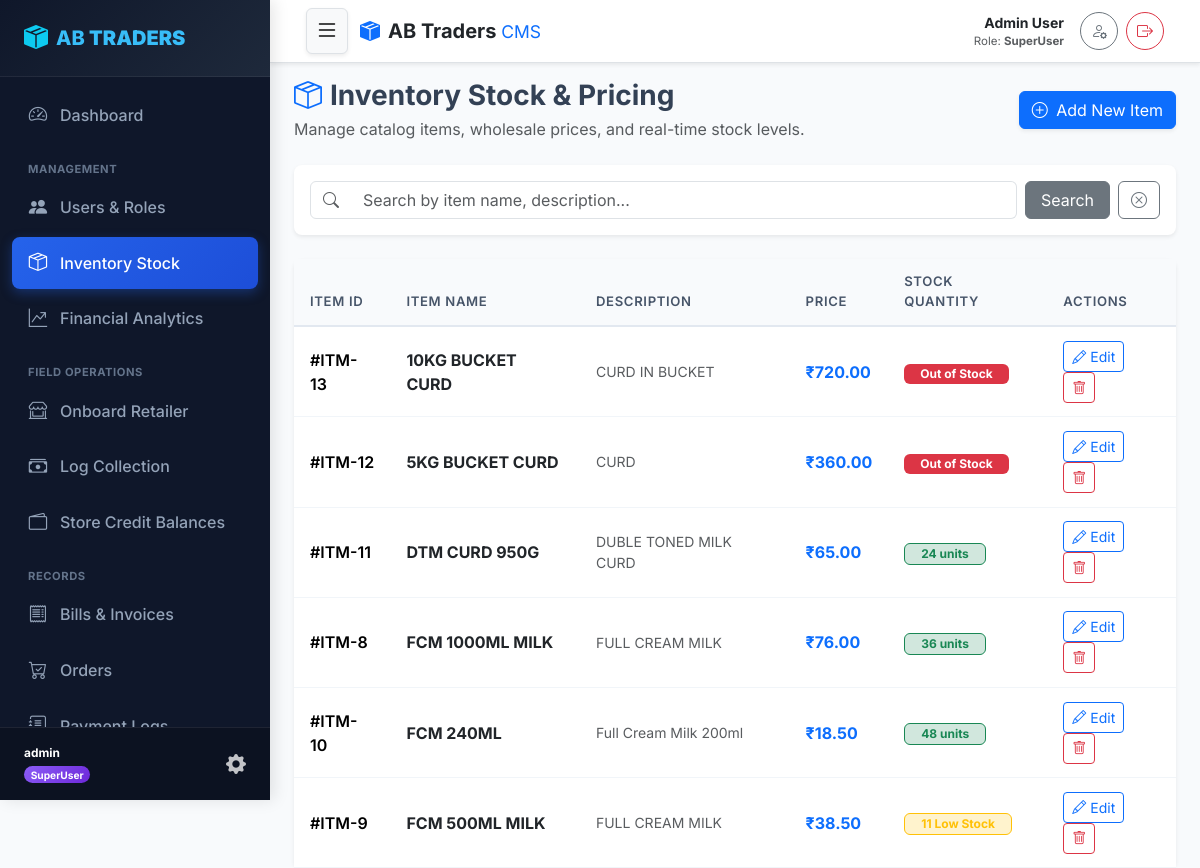
/inventory/ (signed in), run on the app's committed database.
### core/models.py (models this page shows, shortened)
class User(AbstractUser):
    class Role(models.TextChoices):
        SUPERUSER = 'SUPERUSER', 'SuperUser'
        OWNER = 'OWNER', 'Owner'
        STAFF = 'STAFF', 'Staff'
        RETAILER = 'RETAILER', 'Retailer'
    role = models.CharField(max_length=20, choices=Role.choices, default=Role.RETAILER)
    phone_number = models.CharField(max_length=15, unique=True, blank=True, null=True)
    is_locked = models.BooleanField(default=False, help_text="Locked users cannot log in.")
    def is_superuser_role(self):
        return self.role == self.Role.SUPERUSER or self.is_superuser
    @property
    def display_name(self):
        full_name = self.get_full_name().strip()
        return full_name if full_name else self.username

class Item(models.Model):
    name = models.CharField(max_length=100)
    description = models.TextField(blank=True, null=True)
    price = models.DecimalField(max_digits=10, decimal_places=2)
    stock_quantity = models.IntegerField(default=0)
    created_at = models.DateTimeField(auto_now_add=True)
    updated_at = models.DateTimeField(auto_now=True)

### core/views.py (the view)
# urls.py: path('inventory/', views.inventory_list_view, name='inventory_list'),
@role_required(['SUPERUSER', 'OWNER', 'STAFF', 'RETAILER'])
def inventory_list_view(request):
    query = request.GET.get('q', '')
    items = Item.objects.all().order_by('name')
    if query:
        items = items.filter(Q(name__icontains=query) | Q(description__icontains=query))
    return render(request, 'inventory_list.html', {'items': items, 'query': query})

### core/templates/inventory_list.html (shortened to what this page needs)
{% extends 'base.html' %}
{% block content %}
<div class="d-flex justify-content-between align-items-center mb-4">
    <div>
        <h3 class="fw-bold mb-1"><i class="bi bi-box-seam text-primary me-2"></i>Inventory Stock & Pricing</h3>
        <p class="text-muted mb-0">Manage catalog items, wholesale prices, and real-time stock levels.</p>
    </div>
    {% if user.is_superuser_role or user.is_owner_role %}
    <div>
        <a href="{% url 'item_create' %}" class="btn btn-primary shadow-sm"><i class="bi bi-plus-circle me-1"></i> Add New Item</a>
    </div>
    {% endif %}
</div>
<div class="card shadow-sm border-0 rounded-3 mb-4">
    <div class="card-body p-3">
        <form method="get" class="row g-2 align-items-center">
            <div class="col-md-10">
                <div class="input-group">
                    <span class="input-group-text bg-white"><i class="bi bi-search text-muted"></i></span>
                    <input type="text" name="q" value="{{ query }}" class="form-control border-start-0" placeholder="Search by item name, description...">
                </div>
            </div>
            <div class="col-md-2 d-flex gap-2">
                <button type="submit" class="btn btn-secondary w-100">Search</button>
                <a href="{% url 'inventory_list' %}" class="btn btn-outline-secondary"><i class="bi bi-x-circle"></i></a>
            </div>
        </form>
    </div>
</div>
<div class="card shadow-sm border-0 rounded-3">
    <div class="table-responsive">
        <table class="table custom-table mb-0">
            <thead>
                <tr>
                    <th>Item ID</th>
                    <th>Item Name</th>
                    <th>Description</th>
                    <th>Price</th>
                    <th>Stock Quantity</th>
                    {% if user.is_superuser_role or user.is_owner_role %}
                    <th>Actions</th>
                    {% endif %}
                </tr>
            </thead>
            <tbody>
                {% for item in items %}
                <tr>
                    <td class="fw-semibold">#ITM-{{ item.id }}</td>
                    <td class="fw-bold text-dark">{{ item.name }}</td>
                    <td class="small text-muted">{{ item.description|default:"-"|truncatechars:45 }}</td>
                    <td class="fw-bold text-primary">₹{{ item.price }}</td>
                    <td>
                        {% if item.stock_quantity > 20 %}
                            <span class="badge bg-success-subtle text-success border border-success fw-bold px-3 py-1">{{ item.stock_quantity }} units</span>
                        {% elif item.stock_quantity > 0 %}
                            <span class="badge bg-warning-subtle text-warning border border-warning fw-bold px-3 py-1">{{ item.stock_quantity }} Low Stock</span>
                        {% else %}
                            <span class="badge bg-danger text-white fw-bold px-3 py-1">Out of Stock</span>
                        {% endif %}
                    </td>
                    {% if user.is_superuser_role or user.is_owner_role %}
                    <td>
                        <a href="{% url 'item_edit' item.pk %}" class="btn btn-sm btn-outline-primary py-1 px-2" title="Edit Item"><i class="bi bi-pencil"></i> Edit</a>
                        <a href="{% url 'item_delete' item.pk %}" class="btn btn-sm btn-outline-danger py-1 px-2" onclick="return confirm('Delete this item?');" title="Delete Item"><i class="bi bi-trash"></i></a>
                    </td>
                    {% endif %}
                </tr>
                {% empty %}
                <tr>
                    <td colspan="{% if user.is_superuser_role or user.is_owner_role %}6{% else %}5{% endif %}" class="text-center text-muted py-4">No items found in inventory.</td>
                </tr>
                {% endfor %}
            </tbody>
        </table>
    </div>
</div>
{% endblock %}

### core/templates/base.html (shortened to what this page needs)
{% load static %}
<!DOCTYPE html>
<html lang="en">
<head>
    <link href="https://cdn.jsdelivr.net/npm/bootstrap@5.3.2/dist/css/bootstrap.min.css" rel="stylesheet">
    <link rel="stylesheet" href="https://cdn.jsdelivr.net/npm/bootstrap-icons@1.11.2/font/bootstrap-icons.min.css">
    <link rel="stylesheet" href="{% static 'css/styles.css' %}">
</head>
<body>
    <div id="wrapper">
        {% if user.is_authenticated %}
        <aside id="sidebar-wrapper" class="sidebar-sticky">
            <div class="sidebar-heading d-flex align-items-center justify-content-between">
                <a href="{% url 'dashboard' %}" class="text-white text-decoration-none d-flex align-items-center">
                    <i class="bi bi-box-seam-fill me-2 text-info fs-4"></i>
                    <span>AB <strong>TRADERS</strong></span>
                </a>
            </div>
            <div class="list-group list-group-sidebar">
                <a href="{% url 'dashboard' %}" class="sidebar-link {% if request.resolver_match.url_name == 'dashboard' %}active{% endif %}">
                    <i class="bi bi-speedometer2"></i> Dashboard
                </a>
                {% if user.is_superuser_role or user.is_owner_role %}
                <div class="sidebar-section-title">Management</div>
                <a href="{% url 'user_list' %}" class="sidebar-link {% if 'user' in request.resolver_match.url_name %}active{% endif %}">
                    <i class="bi bi-people-fill"></i> Users & Roles
                </a>
                <a href="{% url 'inventory_list' %}" class="sidebar-link {% if 'inventory' in request.resolver_match.url_name or 'item' in request.resolver_match.url_name %}active{% endif %}">
                    <i class="bi bi-box-seam"></i> Inventory Stock
                </a>
                <a href="{% url 'owner_analytics' %}" class="sidebar-link {% if request.resolver_match.url_name == 'owner_analytics' %}active{% endif %}">
                    <i class="bi bi-graph-up-arrow"></i> Financial Analytics
                </a>
                {% endif %}
                {% if user.is_superuser_role or user.is_owner_role or user.is_staff_role %}
                <div class="sidebar-section-title">Field Operations</div>
                <a href="{% url 'onboard_retailer' %}" class="sidebar-link {% if request.resolver_match.url_name == 'onboard_retailer' %}active{% endif %}">
                    <i class="bi bi-shop-window"></i> Onboard Retailer
                </a>
                <a href="{% url 'log_collection' %}" class="sidebar-link {% if request.resolver_match.url_name == 'log_collection' %}active{% endif %}">
                    <i class="bi bi-cash-stack"></i> Log Collection
                </a>
                <a href="{% url 'credit_balances' %}" class="sidebar-link {% if request.resolver_match.url_name == 'credit_balances' %}active{% endif %}">
                    <i class="bi bi-wallet2"></i> Store Credit Balances
                </a>
                {% endif %}
                <div class="sidebar-section-title">Records</div>
                <a href="{% url 'bill_list' %}" class="sidebar-link {% if 'bill' in request.resolver_match.url_name %}active{% endif %}">
                    <i class="bi bi-receipt"></i> Bills & Invoices
                </a>
                <a href="{% url 'order_list' %}" class="sidebar-link {% if 'order' in request.resolver_match.url_name %}active{% endif %}">
                    <i class="bi bi-cart-check"></i> Orders
                </a>
                <a href="{% url 'collections_list' %}" class="sidebar-link {% if request.resolver_match.url_name == 'collections_list' %}active{% endif %}">
                    <i class="bi bi-journal-text"></i> Payment Logs
                </a>
            </div>
            <div class="sidebar-footer">
                <div class="d-flex align-items-center justify-content-between">
                    <div>
                        <div class="fw-bold text-white small text-truncate" style="max-width: 150px;">{{ user.username }}</div>
                        <span class="badge
                            {% if user.is_superuser_role %}badge-superuser
                            {% elif user.is_owner_role %}badge-owner
                            {% elif user.is_staff_role %}badge-staff
                            {% else %}badge-retailer{% endif %} rounded-pill mt-1">
                            {{ user.get_role_display }}
                        </span>
                    </div>
                    <a href="{% url 'profile' %}" class="text-white opacity-75 hover-opacity-100" title="My Profile"><i class="bi bi-gear-fill fs-5"></i></a>
                </div>
            </div>
        </aside>
        {% endif %}
        <div id="page-content-wrapper">
            {% if user.is_authenticated %}
            <nav class="navbar top-navbar sticky-top bg-white border-bottom shadow-sm py-2">
                <div class="container-fluid px-3 d-flex align-items-center justify-content-between flex-nowrap">
                    <div class="d-flex align-items-center gap-2">
                        <button type="button" class="btn btn-light me-1 shadow-sm border p-1 px-2" id="sidebarToggle" onclick="toggleSidebarMenu(event)" title="Toggle Navigation Menu">
                            <i class="bi bi-list fs-4"></i>
                        </button>
                        <a class="navbar-brand fw-extrabold text-dark d-flex align-items-center mb-0 me-0 me-md-3" href="{% url 'dashboard' %}">
                            <i class="bi bi-box-seam-fill me-2 text-primary"></i>
                            <span class="fw-bold fs-5 d-none d-sm-inline">AB Traders <span class="text-primary fw-normal small">CMS</span></span>
                        </a>
                    </div>
                    <div class="d-flex align-items-center gap-2">
                        <div class="text-end me-1 me-md-2 d-none d-sm-block">
                            <div class="fw-bold text-dark small text-truncate" style="max-width: 150px;">{{ user.display_name }}</div>
                            <div class="text-muted" style="font-size: 0.72rem;">Role: <strong>{{ user.get_role_display }}</strong></div>
                        </div>
                        <a href="{% url 'profile' %}" class="btn btn-outline-secondary btn-sm rounded-circle p-0 d-flex align-items-center justify-content-center" style="width: 38px; height: 38px;" title="My Profile">
                            <i class="bi bi-person-gear fs-6"></i>
                        </a>
                        <a href="{% url 'logout' %}" class="btn btn-outline-danger btn-sm rounded-circle p-0 d-flex align-items-center justify-content-center" style="width: 38px; height: 38px;" title="Logout">
                            <i class="bi bi-box-arrow-right fs-6"></i>
                        </a>
                    </div>
                </div>
            </nav>
            {% endif %}
            <div class="container-fluid px-3 px-md-4 pt-3">
                {% block content %}{% endblock %}
            </div>
        </div>
    </div>
</body>
</html>

### static/css/styles.css (style rules this page uses)
:root { --sidebar-bg: #0f172a; --sidebar-hover: #1e293b; --sidebar-active: #2563eb; --primary-color: #2563eb; --primary-hover: #1d4ed8; --secondary-color: #64748b; --success-color: #10b981; --warning-color: #f59e0b; --danger-color: #ef4444; --info-color: #06b6d4; --bg-light: #f8fafc; --card-shadow: 0 4px 12px rgba(0, 0, 0, 0.05), 0 1px 3px rgba(0, 0, 0, 0.02); --transition: all 0.25s cubic-bezier(0.4, 0, 0.2, 1); }
body { font-family: 'Inter', -apple-system, BlinkMacSystemFont, "Segoe UI", Roboto, sans-serif; background-color: var(--bg-light); color: #334155; overflow-x: hidden; min-height: 100vh; }
#wrapper { display: flex; width: 100%; min-height: 100vh; position: relative; }
#sidebar-wrapper { background: var(--sidebar-bg); color: #f8fafc; transition: margin-left 0.3s cubic-bezier(0.4, 0, 0.2, 1), transform 0.3s cubic-bezier(0.4, 0, 0.2, 1); display: flex; flex-direction: column; z-index: 1060; box-shadow: 4px 0 15px rgba(0, 0, 0, 0.1); }
@media (min-width: 992px) { #sidebar-wrapper { position: sticky; top: 0; height: 100vh; height: 100dvh; min-width: 270px; max-width: 270px; overflow: hidden; flex-shrink: 0; } }
.sidebar-heading { padding: 1.25rem 1.5rem; font-size: 1.25rem; font-weight: 800; color: #ffffff; border-bottom: 1px solid rgba(255, 255, 255, 0.08); background: linear-gradient(135deg, #0f172a 0%, #1e293b 100%); flex-shrink: 0; }
.sidebar-heading span { color: #38bdf8; }
.sidebar-section-title { color: #64748b; font-size: 0.7rem; font-weight: 700; text-transform: uppercase; letter-spacing: 0.05em; padding: 1rem 1rem 0.25rem 1rem; }
.list-group-sidebar { padding: 0.75rem; flex-grow: 1; overflow-y: auto; scrollbar-width: thin; scrollbar-color: rgba(255, 255, 255, 0.2) transparent; }
.sidebar-link { display: flex; align-items: center; gap: 0.75rem; padding: 0.75rem 1rem; color: #94a3b8; text-decoration: none; border-radius: 0.5rem; font-weight: 500; margin-bottom: 0.25rem; transition: var(--transition); }
.sidebar-link.active { color: #ffffff; background: linear-gradient(135deg, #2563eb 0%, #1d4ed8 100%); box-shadow: 0 4px 12px rgba(37, 99, 235, 0.35); }
.sidebar-link i { font-size: 1.15rem; width: 20px; text-align: center; }
.sidebar-footer { padding: 1rem 1.5rem; border-top: 1px solid rgba(255, 255, 255, 0.08); font-size: 0.85rem; color: #64748b; background-color: rgba(0, 0, 0, 0.2); flex-shrink: 0; }
#page-content-wrapper { flex-grow: 1; display: flex; flex-direction: column; min-width: 0; width: 100%; }
.top-navbar { background-color: #ffffff; border-bottom: 1px solid #e2e8f0; box-shadow: 0 1px 3px rgba(0, 0, 0, 0.04); padding: 0.75rem 1.25rem; z-index: 1020; }
.badge-superuser { background: linear-gradient(135deg, #8b5cf6 0%, #6d28d9 100%); color: #fff; }
.custom-table { border-collapse: separate; border-spacing: 0; width: 100%; }
.custom-table thead th { background-color: #f8fafc; color: #475569; font-weight: 600; font-size: 0.82rem; text-transform: uppercase; letter-spacing: 0.05em; padding: 0.85rem 1rem; border-bottom: 2px solid #e2e8f0; }
.custom-table tbody tr { transition: var(--transition); }
.custom-table tbody td { padding: 0.85rem 1rem; vertical-align: middle; border-bottom: 1px solid #f1f5f9; }

### data on the page
User: username "admin", role "SuperUser", display_name "Admin User"
Item: id "13", name "10KG BUCKET CURD", description "CURD IN BUCKET", price "720.00", stock_quantity "Out of Stock"
Item: id "12", name "5KG BUCKET CURD", description "CURD", price "360.00", stock_quantity "Out of Stock"
Item: id "11", name "DTM CURD 950G", description "DUBLE TONED MILK CURD", price "65.00", stock_quantity "24"
Item: id "8", name "FCM 1000ML MILK", description "FULL CREAM MILK", price "76.00", stock_quantity "36"
Item: id "10", name "FCM 240ML", description "Full Cream Milk 200ml", price "18.50", stock_quantity "48"
Item: id "9", name "FCM 500ML MILK", description "FULL CREAM MILK", price "38.50", stock_quantity "11"
